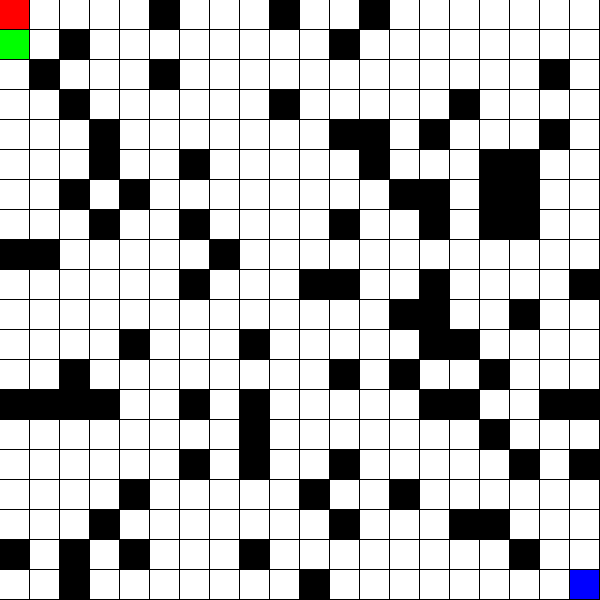
Frame 1 (no input)
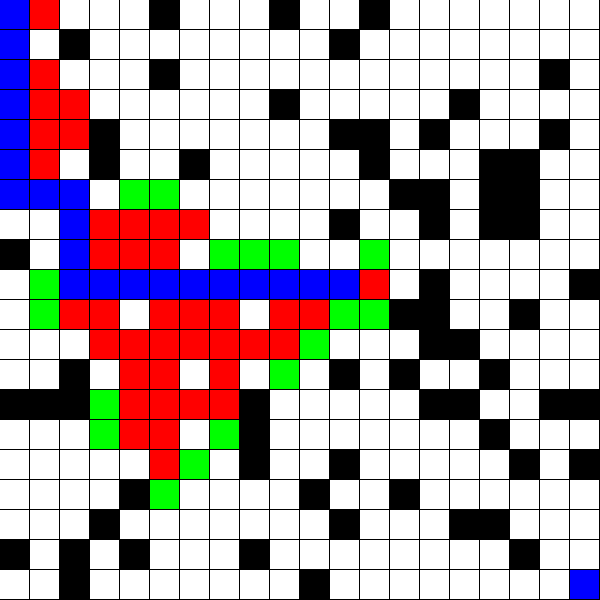
Frame 60 (no input)
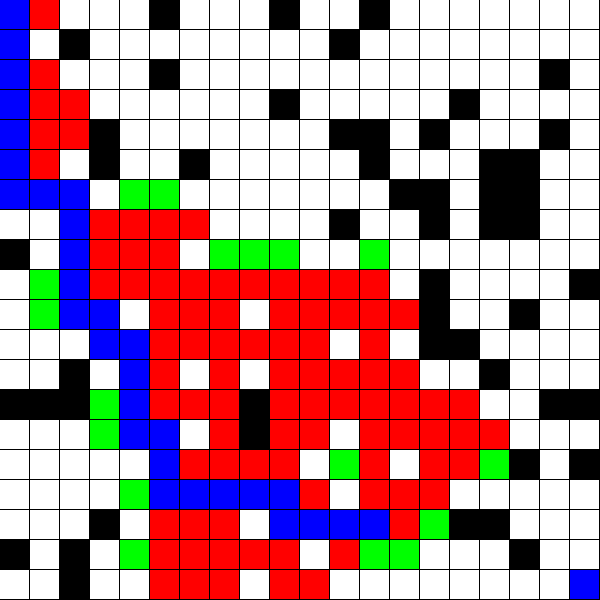
Frame 120 (the mouse pressed at the canvas centre since frame 60)

The p5.js sketch that drew these frames (run headless with seeded random() and noise() and a simulated clock; from frame 60 on, the mouse is pressed at the canvas centre):

// p5.js sketch
// ── sketch.js
//global variables
var cols = 20;
var rows = 20;
var grid = new Array(cols);
var openSet = [];
var closedSet = [];
var start;
var end;
var w, h;
var canvasWidth = 600;
var canvasHeight = 600;
var path = [];
// to remove an element from an array
function includes(arr, elem) {
  for (var i = 0; i < arr.length; i++) {
    if (arr[i] == elem) {
      return true;
    }
  }
  return false;
}

function removeFromArray(array, elem) {
  for (var i = array.length - 1; i >= 0; i--) {
    if (array[i] == elem) {
      array.splice(i, 1);
    }
  }
}
// to calculate the distance between two points
function heuristic(a, b) {
  var d = abs(a.i - b.i) + abs(a.j - b.j);
  return d;
}
//to create the spot
function Spot(i, j) {
  // some variables
  this.i = i;
  this.j = j;
  this.f = 0;
  this.g = 0;
  this.h = 0;
  this.neighbors = [];
  this.previous = undefined;
  this.wall = false;

  if (random(1) < 0.2) {
    this.wall = true;
  }
  //to show the spot gets a color as the parameter
  this.show = function(col) {
      rect(this.i * w, this.j * h, w - 1, h - 1);
      fill(col);
      if (this.wall) {
        fill(0);
      }
      noStroke();
    }
    //setting the neighbors
  this.addNeighbors = function(grid) {
    var i = this.i;
    var j = this.j;
    if (i < cols - 1) {
      this.neighbors.push(grid[i + 1][j])
    }
    if (i > 0) {
      this.neighbors.push(grid[i - 1][j])
    }
    if (j < rows - 1) {
      this.neighbors.push(grid[i][j + 1])
    }
    if (j > 0) {
      this.neighbors.push(grid[i][j - 1])
    }
    for (var i = 0; i < this.neighbors.length; i++) {
      if (this.neighbors[i].wall === true) {
        this.neighbors.splice(i, 1);
      }
    }
  }
}

function setup() {
  w = canvasWidth / cols;
  h = canvasHeight / rows;
  createCanvas(canvasWidth, canvasHeight);
  console.log("A*");
  //creating the array grid
  for (var i = 0; i < cols; i++) {
    grid[i] = new Array(rows);
  }

  //creating the spots
  for (var i = 0; i < cols; i++) {
    for (var j = 0; j < rows; j++) {
      grid[i][j] = new Spot(i, j);
    }
  }
  //adding the neighbors
  for (var i = 0; i < cols; i++) {
    for (var j = 0; j < rows; j++) {
      grid[i][j].addNeighbors(grid);
    }
  }
  start = grid[0][0];
  end = grid[cols - 1][rows - 1];
  openSet.push(start);
}

function draw() {
  if (openSet.length > 0) {
    //keep going
    //lowest index
    var winner = 0;
    for (var i = 0; i < openSet.length; i++) {
      if (openSet[i].f < openSet[winner].f) {
        winner = i;
      }
    }
    //determining the least index
    var current = openSet[winner];

    if (openSet[winner] === end) {
      //DONE!!!
      console.log("DONE!");
      path = [];
      var temp = current;
      for (var i = 0; i < path.length; i++) {
        path[i].show(color(0, 0, 255));
      }
      noLoop();
    }
    removeFromArray(openSet, current);
    closedSet.push(current);

    var neighbors = current.neighbors;
    for (i = 0; i < neighbors.length; i++) {
      var neighbor = neighbors[i];
      if (!includes(closedSet, neighbor) && !neighbor.wall) {
        var tempG = current.g + 1;

        if (includes(openSet, neighbor)) {
          if (tempG <= neighbor.g) {
            neighbor.g = tempG;
          }
        } else {
          neighbor.g = tempG;
          openSet.push(neighbor);
        }
        //calculating the distance
        neighbor.h = heuristic(neighbor, end);
        neighbor.f = neighbor.g + neighbor.h;
        neighbor.previous = current;
      }
    }
  } else {
    // no solution
    noLoop();
    console.log("no solution");
  }

  background(0);
  for (var i = 0; i < cols; i++) {
    for (var j = 0; j < rows; j++) {
      grid[i][j].show(color(255));
    }
  }
  for (var i = 0; i < openSet.length; i++) {
    if (!openSet[i].wall) {
      openSet[i].show(color(0, 255, 0));

    }
  }
  for (var i = 0; i < closedSet.length; i++) {
    if (!closedSet[i].wall) {
      closedSet[i].show(color(255, 0, 0));

    }
  }

  //find the path
  path = [];
  var temp = current;
  path.push(temp);
  while (temp.previous) {
    path.push(temp.previous);
    temp = temp.previous;
  }
  for (var i = 0; i < path.length; i++) {
    path[i].show(color(0, 0, 255));
    end.show(color(0, 0, 255));
  }

}
